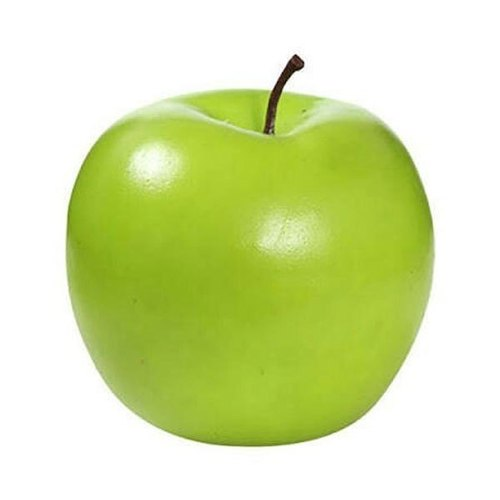
#> input picture datasets/apple.jpg, 500 x 500 px, found by its file name
$ jupyter execute Convolution.ipynb
#> lines starting #> are read from the running program, lines starting #| are printed output that depends on the picture
[cell 1]
import cv2
import matplotlib.pyplot as plt
import numpy as np
from google.colab.patches import cv2_imshow

[cell 2]
#import image
image = cv2.imread('/content/apple.jpg',0)
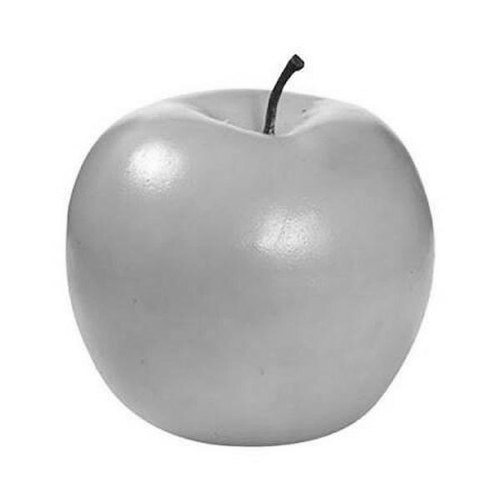
#> image: shape (500, 500); min 0, max 255, mean 217
image.shape
#> Out = (500, 500)

[cell 3]
filter = np.array([[-1, 0, 1],[-2, 0, 2],[-1, 0, 1]])
filter

[cell 4]
width = image.shape[0]
#> width = 500
height = image.shape[1]
#> height = 500
print(width,height)
#| 500 500

[cell 5]
#padding
padding = np.zeros((width + 2, height + 2))
padding.shape
padding[1:width+1,1:height+1] = image
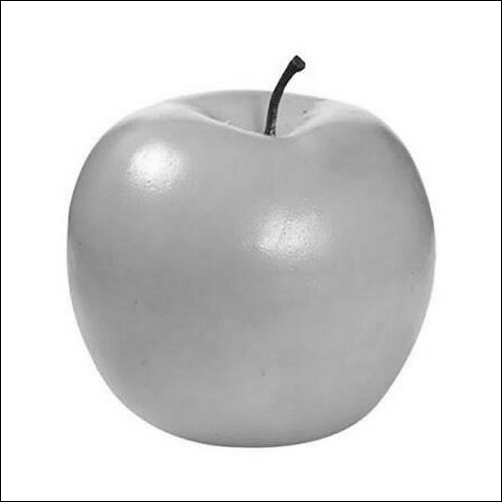
#> padding: shape (502, 502) float64; min 0, max 255, mean 215.3
plt.imshow(padding)

[cell 6]
input = np.zeros(image.shape) #####
sum1 = np.zeros(([width,height]))
sum1

[cell 7]
for r in range(height):
  for c in range(width):
    input = padding[c:c+3,r:r+3]
    sum1[c,r] = np.sum(filter * input)
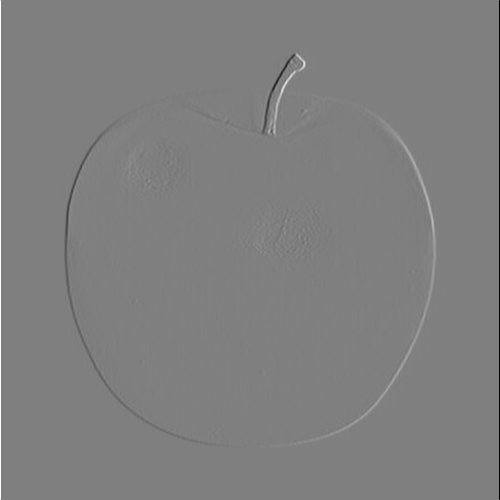
#> sum1: shape (500, 500) float64; min -1020, max 1020, mean 0; drawn with min black and max white
print(sum1)
#> (printed output is left out)
cv2_imshow(sum1)  #####
